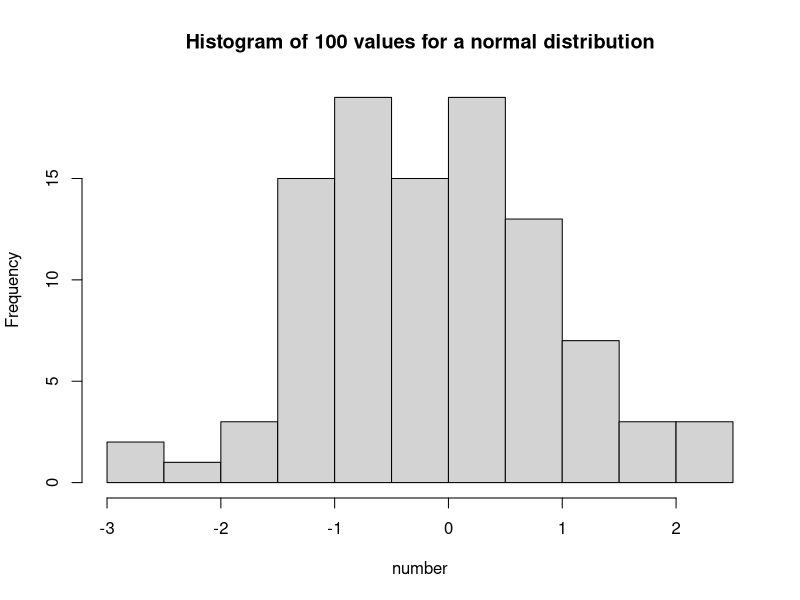

Generate this figure with R:
a <- c(1,2,3)
b <- a/2
b

num <- rnorm(100, 0, 1)
hist(num, xlab = "number", main = "Histogram of 100 values for a normal distribution")
